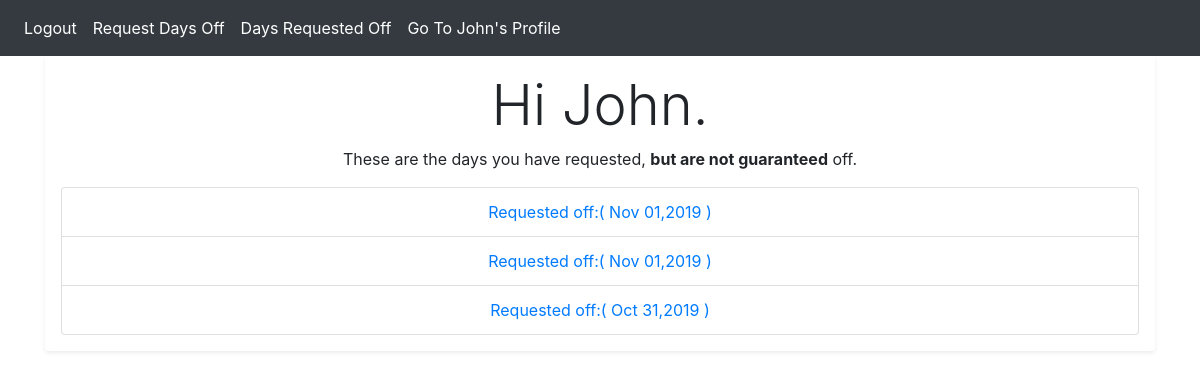
Page /accounts/profile/ (signed in) on the earlier database version.
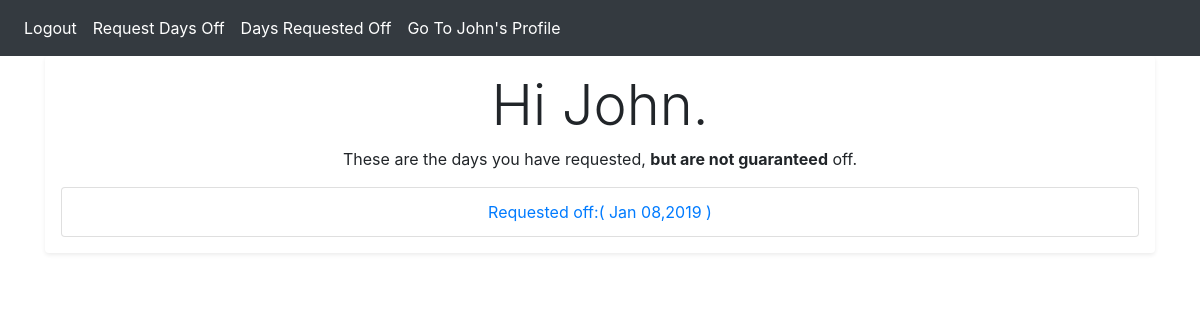
Same page on the later database version.
### accounts/models.py (models this page shows, shortened)
class Avaliablity(models.Model):
    person = models.ForeignKey(User, on_delete=models.CASCADE,default=None, help_text="Make sure you select your name.")
    not_available = models.DateField(help_text="You can only select one date per submit.",default=None) #validators=[validate_even]
    time_stamp = models.DateTimeField(auto_now_add=True,null=False,)
    def get_absolute_url(self):
        return reverse('accounts:avaliablity_delete', kwargs={'id':self.id})

### accounts/views.py (the view)
# urls.py: path('accounts/profile/',views.profile,name="profile"),
def profile(request):
    user = request.user
    day_off  = Avaliablity.objects.filter(person=request.user)
    args = {'user':user, 'day_off':day_off}
    return render(request,'accounts/profile.html',args)

### templates/accounts/profile.html (shortened to what this page needs)
{% extends 'items/base.html' %}
{% block content %}
  <div class="content-container">
    <div class="shadow-sm p-3 mb-5 bg-white rounded">
  {% if user.is_authenticated %}
    <h1 class="display-4">Hi {{ user|capfirst }}.</h1>
    <p>These are the days you have requested, <strong>but are not guaranteed</strong> off.</p>
    <ul class="list-group">
      {% for day in day_off %}
      <li class="list-group-item" ><a href="{{ day.get_absolute_url }}">Requested off:( {{ day.not_available|date:"M d,Y" }} )</a></li>
      {% endfor %}
    </ul>
  {% else %}
    <p>You are not logged in</p>
  {% endif %}
  </div>
</div>
{% endblock %}

Differences in the rows shown:
removed Avaliablity: not_available "Nov 01,2019"
removed Avaliablity: not_available "Nov 01,2019"
removed Avaliablity: not_available "Oct 31,2019"
added Avaliablity: not_available "Jan 08,2019"
